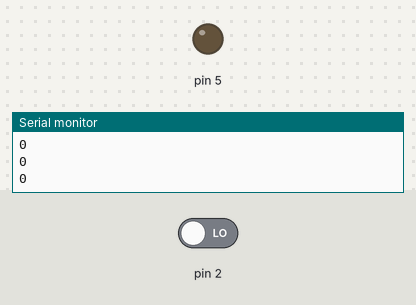
Bench run of a sketch on a simulated Arduino Uno, built with avr-gcc and run on an emulated ATmega328P. On the bench: output pins drawn as LEDs (lit = HIGH), the last lines printed to the serial monitor. The test bench sets the inputs (shaded band); at power-on: pin 2 LOW.

Above: at 1.8 s.
1.9 s: pin 2 driven HIGH
At 2.1 s:
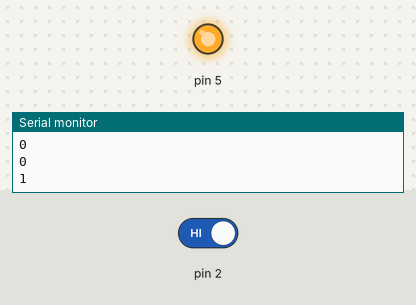
4.9 s: pin 2 driven LOW
At 6.2 s:
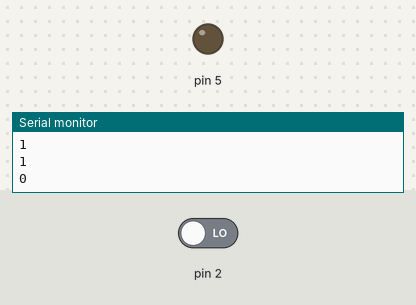
Timing chart, 0 to 7.9 s (numbered marks = the images above; inputs shaded):
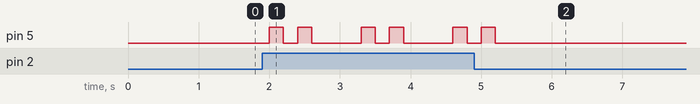

Measured:
- after the input at 1.9 s, pin 5: LOW → HIGH after 0.10 s, then repeats every 1.3 s: LOW 0.20 s, HIGH 0.20 s, LOW 0.70 s, HIGH 0.20 s
- after the input at 4.9 s, pin 5: goes on until 5.2 s, then stays LOW

The sketch:

Blink.ino
```cpp
void setup() {
  // put your setup code here, to run once:
pinMode(2,INPUT);
pinMode(5,OUTPUT);
Serial.begin(9600);
}

void loop() {
  // put your main code here, to run repeatedly:
int value=digitalRead(2);
Serial.println(value);
if(value==1)
{
  for(int k=0;k<2;k++)
  {
  digitalWrite(5,HIGH);
  delay(200);
  digitalWrite(5,LOW);
  delay(200);
   }
  }

delay(500);
}
```
